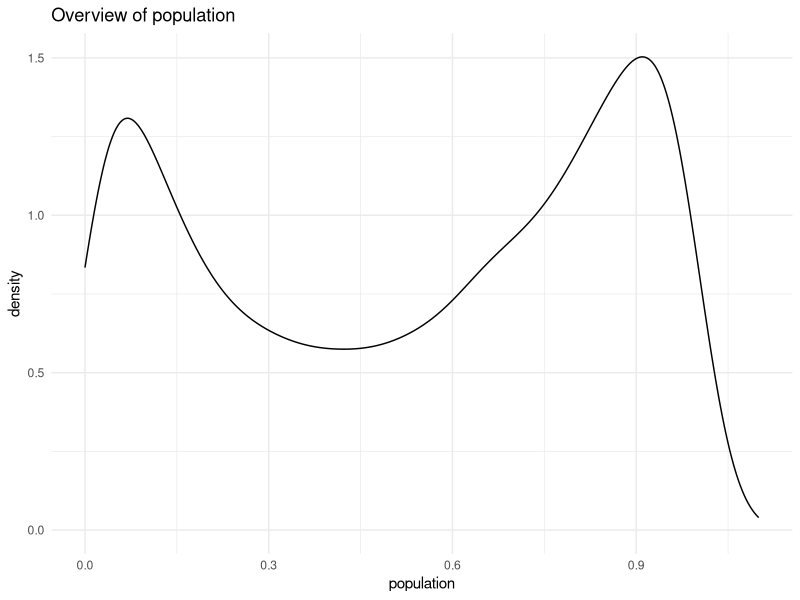

Reproduce this figure in R.
## ---- chunk 1
library(ggplot2)

basepath <- 'C:/Users/evanm_000/Documents/GitHub/mixture-models'
setwd(basepath)

data <- read.table("EvanExercise.dat", header=FALSE)
colnames(data) <- 'population'

ggplot(data, aes(x = population)) + geom_density() + xlim(0, 1.1) +theme_minimal() + ggtitle('Overview of population')
